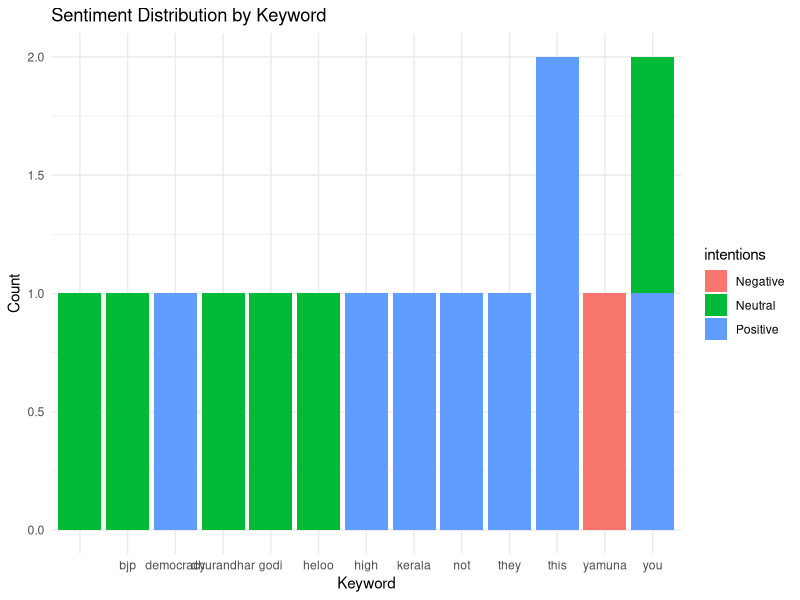

Source code (R):
library(ggplot2)

data <- read.csv("analyzed_tweets.csv")

png("sentiment_distribution.png", width=800, height=500)

ggplot(data, aes(x = keyword, fill = intentions)) +
  geom_bar(stat = "count") +
  labs(
    title = "Sentiment Distribution by Keyword",
    x = "Keyword",
    y = "Count"
  ) +
  theme_minimal()

dev.off()
